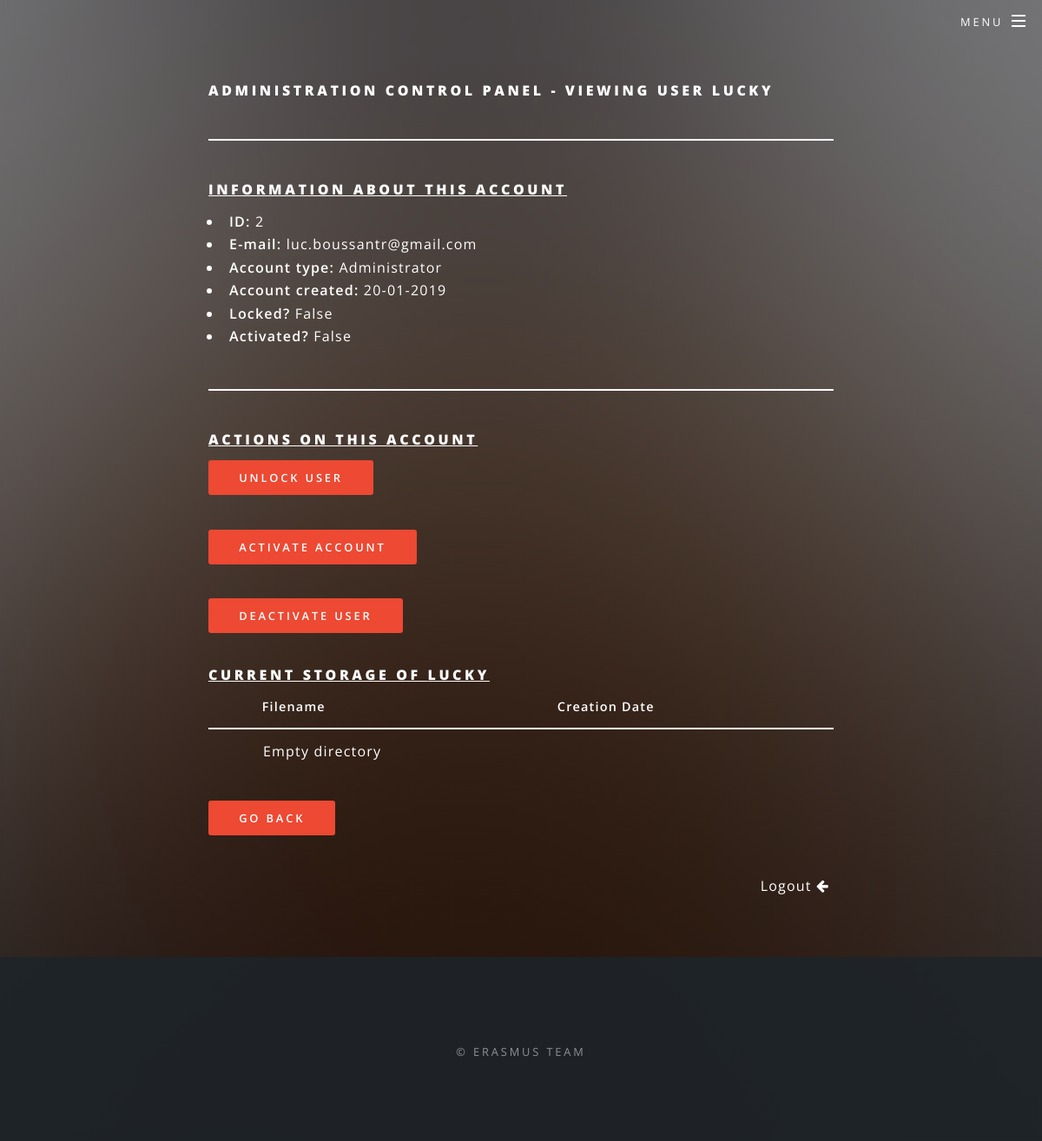
/a/profile/2 (signed in), run on an earlier commit of the app's database.
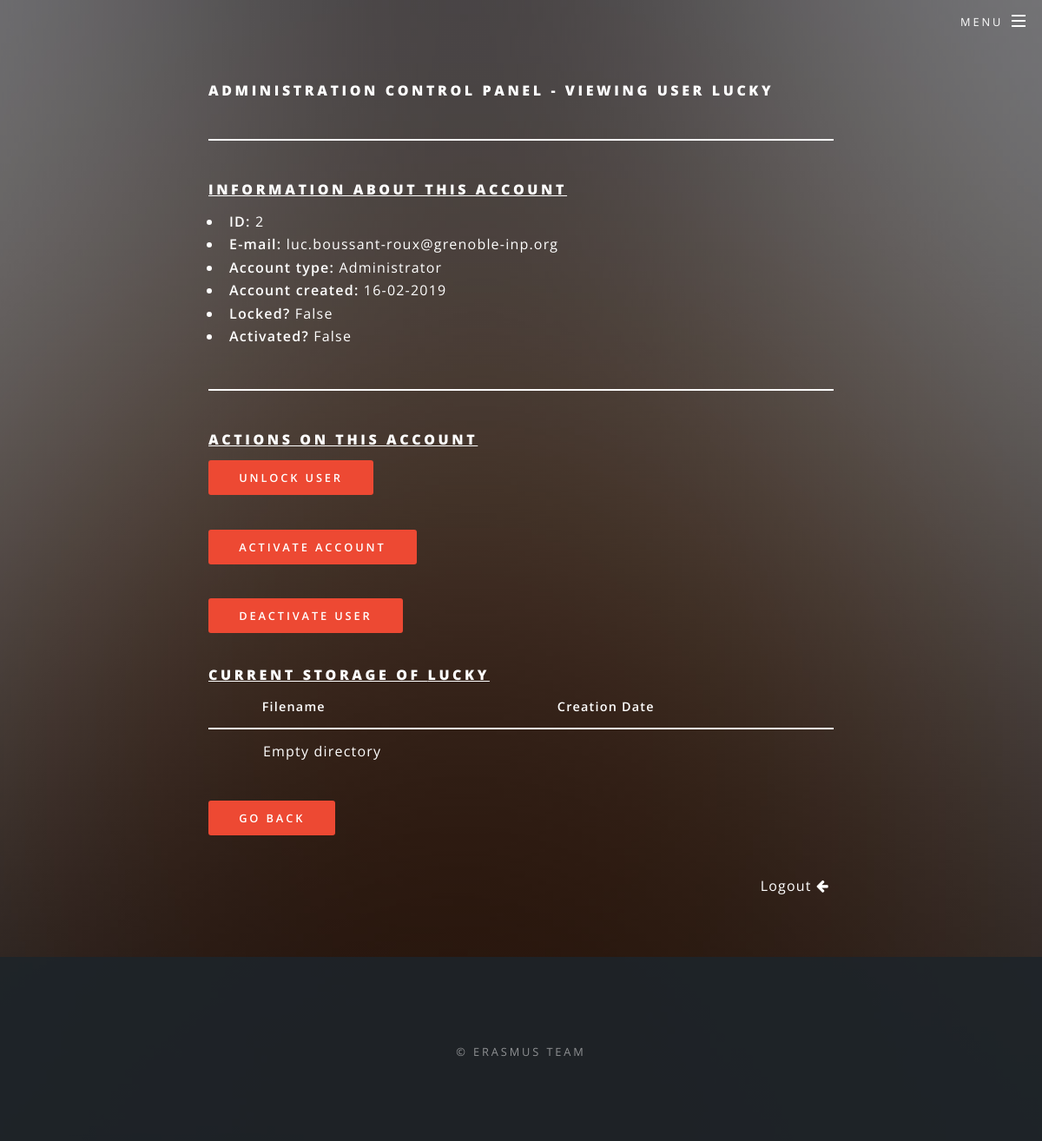
And on a later commit of the database.
### app/models.py (models this page shows, shortened)
class User(UserMixin, db.Model):
    __tablename__ = 'User'
    id = db.Column(db.Integer, primary_key=True)
    username = db.Column(db.String(64), index=True, unique=True)
    email = db.Column(db.String(120), index=True, unique=True)
    hashPassword = db.Column(db.String(128))
    role = db.Column(db.Enum(Role))
    creationDate = db.Column(db.DateTime, index=True, default=datetime.utcnow)
    locked = db.Column(db.Boolean)
    failedLogin = db.Column(db.Integer, default=0)
    logs = db.relationship('Log', backref='user', lazy='dynamic')
    confirmed = db.Column(db.Boolean)
    otp_secret = db.Column(db.String(16))
    activated = db.Column(db.Boolean)

### app/routes.py (the view)
@app.route('/a/profile/<id>')
@login_required
def profile(id):
    role = current_user.role
    if role != Role.admin:
        return redirect(url_for("index"))
    user = User.query.filter_by(id=id).first()
    files = user.files
    folders = user.folders
    return render_template('/a/profile.html', title="Administration control panel", user=user, files=files, folders=folders)

### app/models.py (called while the page is built)
@login.user_loader
def load_user(id):
    return User.query.get(int(id))

### app/templates/a/profile.html
{% extends "base.html" %}
{% block content %}
  <h1>Administration control panel - Viewing user {{ user.username }}</h1>
  <hr />
  <h1><u>Information about this account</u></h1>
  <ul>
    <li><b>ID:</b> {{ user.id }}</li>
    <li><b>E-mail:</b> {{ user.email }}</li>
    <li><b>Account type:</b> {% if user.role == 1 %} User {% else %} Administrator {% endif %}</li>
    <li><b>Account created:</b> {{ user.creationDate.strftime("%d-%m-%Y") }}</li>
    <li><b>Locked?</b> {{ user.locked }}</li>
    <li><b>Activated?</b> {{ user.activated }}</li>
  </ul>
  <hr />
  <h1><u>Actions on this account</u></h1>
  <p><a href="{{ url_for('unlock_user', id=user.id) }}" class="button primary">Unlock user</a></p>
  <p><a href="{{ url_for('activate_user', id=user.id) }}" class="button primary">Activate account</a></p>
  <p><a href="{{ url_for('deactivate_user', id=user.id) }}" class="button primary">Deactivate user</a></p>
  <h1><u>Current storage of {{ user.username }}</u></h1>
  <table class="table table-dark" >
          <thead>
            <tr>
              <th scope="col"> </th>
              <th scope="col">Filename</th>
              <th scope="col">Creation Date</th>
              <th scope="col"></th>
            </tr>
          </thead>
  <tbody>
      {% if files or folders %}
          {% if folders %}
              {% for folder in folders %}
                  <tr>
                      <td><span class="fa fa-folder"></span></td>
                      <td><a href="{{ url_for('index') }}/{{ folder.name }}">{{ folder.name }}</a></td>
                      <td>{{ folder.creationDate.strftime('%d-%m-%Y') }}</td>
                      <td style="text-align: center"><a href="{{ url_for('deleteFolder', id=folder.id) }}"><span class="fa fa-trash"></span></a></td>
                  </tr>
              {% endfor %}
          {% endif %}
          {% if files %}
              {% for file in files %}
                  <tr>
                      <td><span class="fa fa-file"></span></td>
                      <td>{{ file.name }}</td>
                      <td>{{ file.creationDate.strftime('%d-%m-%Y') }}</td>
                      <td style="text-align: center"><a href="{{ url_for('deleteFile', id=file.id) }}"><span class="fa fa-trash"></span></a></td>
                  </tr>
              {% endfor %}
          {% endif %}
      {% else %}
      <tr id="table_empty_row" style="background: none; border:0px;">
          <td></td>
          <td>Empty directory</td>
      </tr>
      {% endif %}
  </tbody>
  </table>
  <p><a href="{{ url_for('index') }}" class="button primary">Go back</a></p>
  <a href="{{ url_for('logout') }}" >
    <div id="button_upload" >
        Logout <span class="fa fa-arrow-left"></span>
    </div>
    </a>
{% endblock %}

### app/templates/base.html (shortened to what this page needs)
<!DOCTYPE HTML>
<html lang="en">
	<head>
		<link rel="stylesheet" href="{{ url_for('static', filename='css/main.css') }}" />
	</head>
	<body class="landing is-preload">
			<div id="page-wrapper">
					<header id="header" class="alt">
						<nav id="nav">
							<ul>
								<li class="special">
									<a href="#menu" class="menuToggle"><span>Menu</span></a>
								</li>
							</ul>
						</nav>
					</header>
					<section id="cta" class="wrapper style4">
						<div class="inner">
							<div style="width:100%">
								{% block content %}{% endblock %}
							</div>
						</div>
					</section>
					<footer id="footer">
						<ul class="copyright">
							<li>&copy; erasmus team</li>
						</ul>
					</footer>
			</div>
	</body>
</html>

What changed in the data, as far as the page shows it:
changed User "LUCKY": email "luc.boussantr@gmail.com" → "luc.boussant-roux@grenoble-inp.org"; creationDate "20-01-2019" → "16-02-2019"
